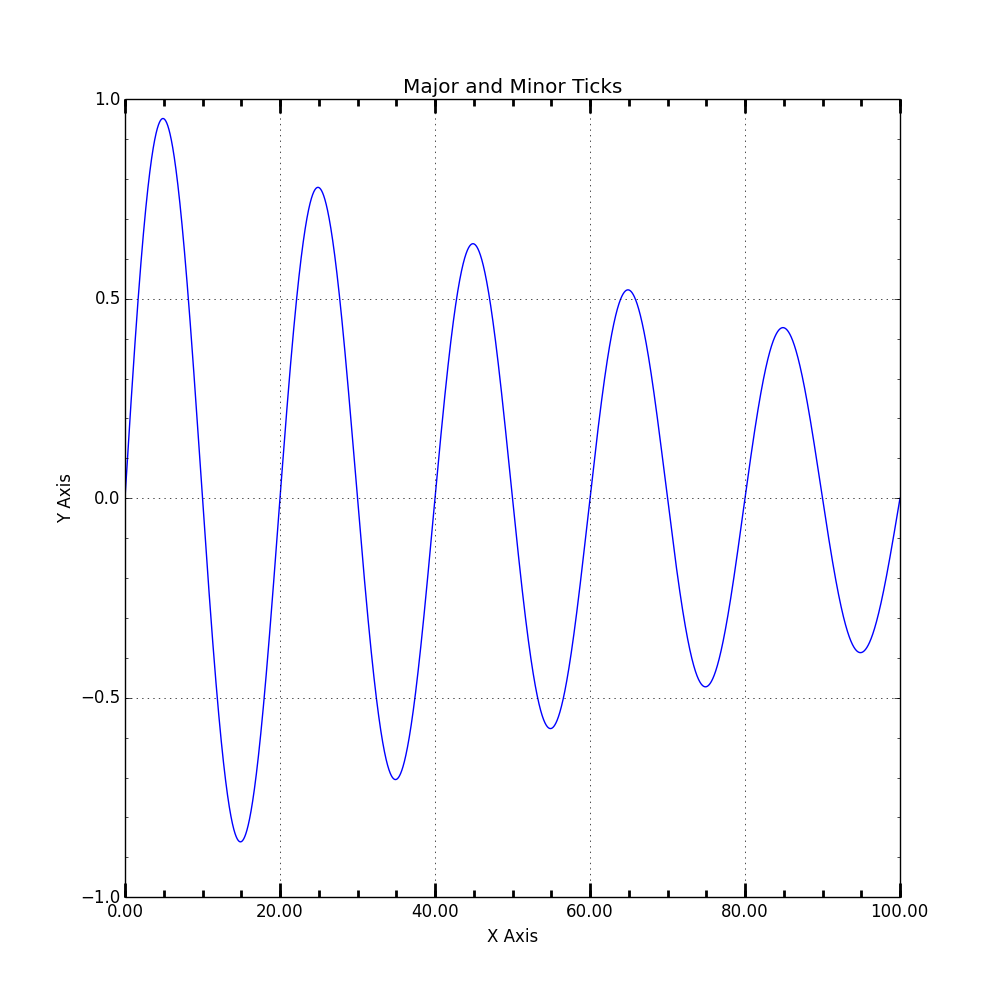

Generate this figure with Julia:
# Demonstration of major and minor ticks
# Julia 0.2
# 19.12.13
# Last Edit: 19.12.13

using PyPlot

close("all")

###################
#  Generate Data  #
###################
x = [0.0:0.01:100.0]
y = sin(0.1pi*x).*exp(-0.01x)

##########
#  Plot  #
##########
fig = figure(figsize=(10,10))
p = plot(x,y)
ax = gca()
xlabel("X Axis")
ylabel("Y Axis")
grid("on")
title("Major and Minor Ticks")

###########################
#  Set the tick interval  #
###########################
Mx = matplotlib[:ticker][:MultipleLocator](20) # Define interval of major ticks
f = matplotlib[:ticker][:FormatStrFormatter]("%1.2f") # Define format of tick labels
ax[:xaxis][:set_major_locator](Mx) # Set interval of major ticks
ax[:xaxis][:set_major_formatter](f) # Set format of tick labels

mx = matplotlib[:ticker][:MultipleLocator](5) # Define interval of minor ticks
ax[:xaxis][:set_minor_locator](mx) # Set interval of minor ticks

My = matplotlib[:ticker][:MultipleLocator](0.5) # Define interval of major ticks
ax[:yaxis][:set_major_locator](My) # Set interval of major ticks

my = matplotlib[:ticker][:MultipleLocator](0.1) # Define interval of minor ticks
ax[:yaxis][:set_minor_locator](my) # Set interval of minor ticks

#########################
#  Set tick dimensions  #
#########################
ax[:xaxis][:set_tick_params](which="major",length=10,width=2)
ax[:xaxis][:set_tick_params](which="minor",length=5,width=2)

fig[:canvas][:draw]() # Update the figure
